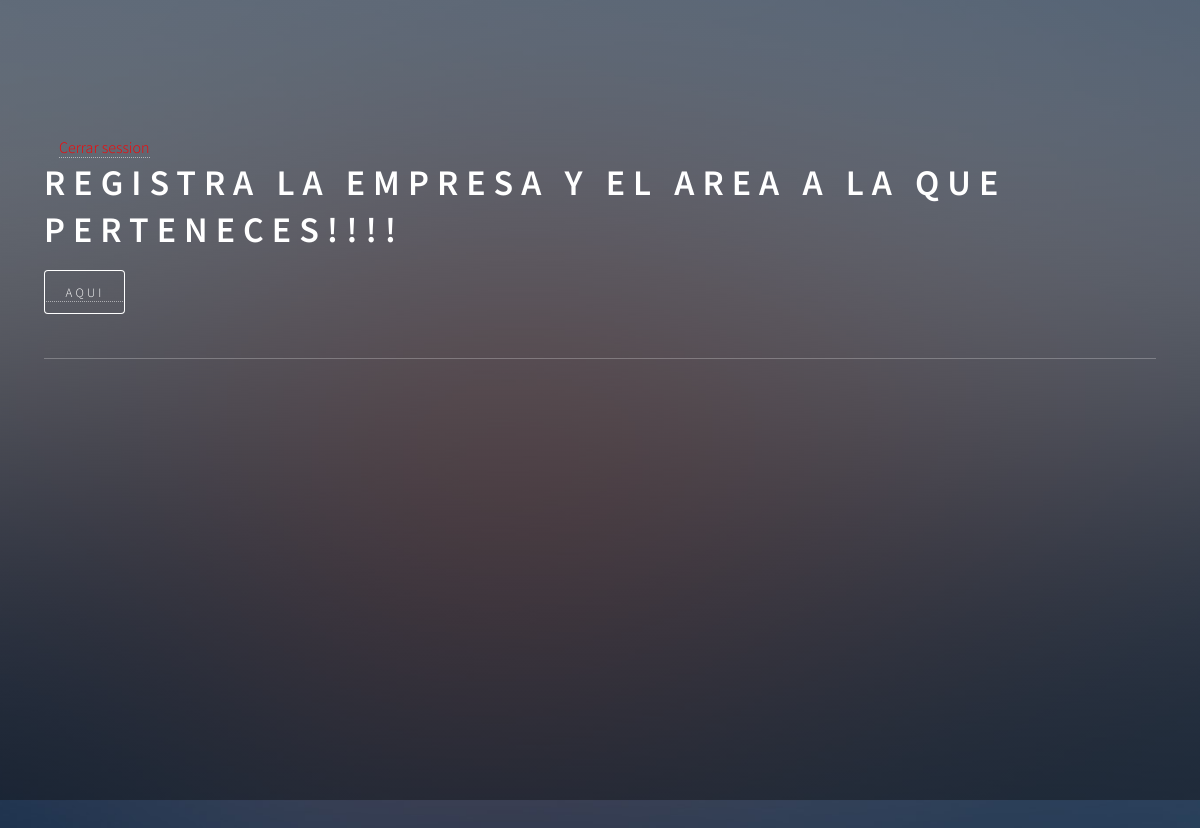
The app's page /agregar_entrada_logistica (signed in), older data.
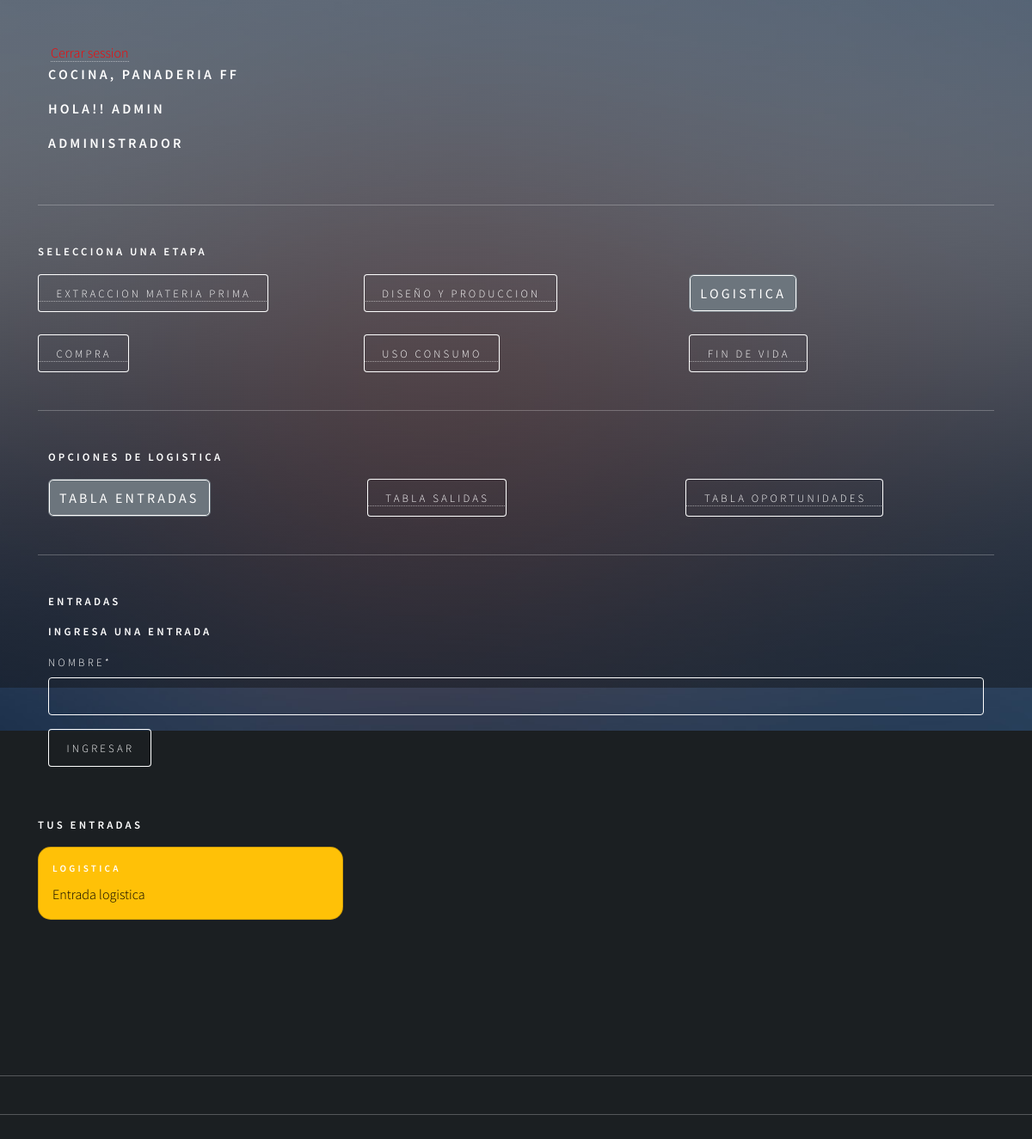
The same page, newer data.
### app/models.py (models this page shows, shortened)
class RegistroTrabajador(models.Model):
    id_registro = models.AutoField(primary_key=True)
    id_usuario = models.ForeignKey(Usuario, on_delete=models.CASCADE)
    descripcion = models.TextField(max_length=160)
    id_area = models.ForeignKey(AreaEmpresa, on_delete=models.CASCADE)

class AreaEmpresa(models.Model):
    id_area = models.AutoField(primary_key=True)
    nombre  = models.CharField(max_length=20)
    productos = models.CharField(max_length=50)
    id_empresa = models.ForeignKey(Empresa, on_delete=models.CASCADE)
    def nombre_area(self):
        return "{}, {}". format(self.nombre, self.id_empresa)
    def __str__(self):
        return self.nombre_area()

class Empresa(models.Model):
    id_empresa = models.AutoField(primary_key=True)
    nombre  = models.CharField(max_length=20)
    def __str__(self):
        return self.nombre

class Entrada(models.Model):
    id_entrada = models.AutoField(primary_key=True)
    nombre  = models.CharField(max_length=50)
    fecha =  models.DateTimeField(auto_now_add=True)
    etapa = models.ForeignKey(Etapa, on_delete=models.CASCADE)
    usuario =models.ForeignKey(Usuario, on_delete=models.CASCADE)

class Etapa(models.Model):
    id_etapa = models.AutoField(primary_key=True)
    nombre  = models.CharField(max_length=50)
    fecha_inicio  = models.DateField()
    fecha_termino  = models.DateField()
    area = models.ForeignKey(AreaEmpresa, on_delete=models.CASCADE)
    ciclo = models.ForeignKey(CicloArea, on_delete=models.CASCADE)
    activo = models.BooleanField()
    def __str__(self):
        return self.nombre

### user/models.py (models this page shows, shortened)
class Usuario(AbstractUser):
    telefono = models.IntegerField(null=True)

### app/views.py (the view, shortened to what this page needs)
# urls.py: path('agregar_entrada_logistica', agregarEntradaLogistica, name="agregar_entrada_logistica"),
def agregarEntradaLogistica(request):
    if request.user.is_authenticated:
        registros = RegistroTrabajador.objects.filter(id_usuario=request.user)
        etapa = Etapa.objects.values_list("id_etapa", flat=True).filter(nombre="Logistica")
        entradas = Entrada.objects.filter(usuario=request.user)
        data = {
            'form': EntradaForm(),
            'registros': registros,
            'entradas': entradas
        }
        return render(request,'autodiagnostico/logistica/entrada/agregar_entrada.html', data)
    else:
        return render(request, 'autodiagnostico/logistica/entrada/agregar_entrada.html')

### app/forms.py
class EntradaForm(forms.ModelForm):
    class Meta:
        model = Entrada
        fields = 'nombre',

### app/templates/autodiagnostico/logistica/entrada/agregar_entrada.html (shortened to what this page needs)
{% extends 'autodiagnostico/logistica/home_logistica.html' %}
{% load static %}
{% load crispy_forms_tags %}
{% block logistica %}
<div class="container">
    <h4>Entradas</h4>
    <form action="" method="post">
        <h4>Ingresa una entrada</h4>
        {{form | crispy}}
        <div>
            <input type="submit" class="btn btn-primary" value="ingresar">
        </div>
    </form>
</div>
<br>
<h4>Tus entradas</h4>
<div class="row row-cols-1 row-cols-md-3 g-4">
    {% for p in entradas %}
    {% if p.etapa.nombre == "Logistica" %}
        <div class="col">
            <div class="card text-bg-warning">
                <div class="card-body">
                    <h5 class="card-title">{{p.etapa}}</h5>
                    <p class="card-text">{{p.nombre}}</p>
                </div>
            </div>
        </div>
    {% endif %}
    {% endfor %}
</div>
{% endblock logistica %}

### app/templates/autodiagnostico/logistica/home_logistica.html (shortened to what this page needs)
{% extends 'autodiagnostico/auto_diagnostico.html' %}
{% load static %}
{% load crispy_forms_tags %}
{% block body %}
<div class="container-sm">
    <h4>Opciones de logistica</h4>
    <div class="row">
        {% if user.is_staff %}
        <div class="col">
            <a href="{% url 'entradas_logistica' %}"><button type="button" id="entrada">Tabla Entradas</button></a>
        </div>
        <div class="col">
            <a href="{% url 'salida_logistica' %}"><button type="button" id="salida">Tabla Salidas</button></a>
        </div>
        <div class="col">
            <a href="{% url 'oportunidad_logistica' %}"><button type="button" id="oportunidad">Tabla Oportunidades</button></a>
        </div>
        {% endif %}
    </div>
</div>
<hr>
{% block logistica %}{% endblock logistica %}
{% endblock %}

### app/templates/autodiagnostico/auto_diagnostico.html (shortened to what this page needs)
{% load static %}
<!DOCTYPE HTML>
<html>
<head>
    <link href="https://cdn.jsdelivr.net/npm/bootstrap@5.2.0/dist/css/bootstrap.min.css" rel="stylesheet"
>
    <link rel="stylesheet" href="{% static 'css/main.css' %}" />
    <link rel="stylesheet" href="{% static 'css/style.css' %}">
</head>
<body class="is-preload">
    <div id="wrapper">
        <div class="container-sm">
            {% if user.is_authenticated %}
            <a href="{% url 'logout' %}" id="cerrarSesion">Cerrar session</a>
            {% if registros %}
            <div class="container-sm">
                <div class="row">
                        {% for p in registros %}
                        <h3>{{p.id_area}}</h3>
                        {% endfor %}
                        <h3>Hola!! {{user.username}} </h3>
                        {% if user.is_staff %}
                            <h3>Administrador</h3>
                        {% endif %}
                </div>
            </div>
            <hr>
            <h4>Selecciona una Etapa</h4>
            <div class="row">
                <div class="col">
                    <a href="{% url 'extraccion_materiaPrima' %}"><button type="button" id="extraccion">Extraccion
                            Materia Prima</button></a>
                </div>
                <div class="col">
                    <a href="{% url 'diseño_Produccion' %}"><button type="button" id="diseño">Diseño y
                            produccion</button></a>
                </div>
                <div class="col">
                    <a href="{% url 'logistica' %}"><button type="button" id="logistica">Logistica</button></a>
                </div>
            </div>
            <br>
            <div class="row">
                <div class="col">
                    <a href="{% url 'compra' %}"><button type="button" id="compra">Compra</button></a>
                </div>
                <div class="col">
                    <a href="{% url 'uso_consumo' %}"><button type="button" id="uso">Uso consumo</button></a>
                </div>
                <div class="col">
                    <a href="{% url 'fin_vida' %}"><button type="button" id="fin">Fin de vida</button></a>
                </div>
            </div>
            <hr>
            {% block body %}{% endblock %}
        </div>
        {% else %}
        <h1>Registra la empresa y el area a la que perteneces!!!!</h1>
        <a href="{% url 'agregar_Area' user.id  %}"><button type="button">Aqui</button></a>
        {% endif %}
        {% else %}
        <h1>Inicia Session</h1>
        <p>Para acceder a tu Auto Diagnostico </p>
        <a href="{% url 'login'  %}"><button type="button">Inicia Session</button></a>
        {% endif %}
        <hr>
    </div>
    <hr>
    <hr>
    </div>
    <br>
    <br>
    <div id="bg"></div>
</body>
</html>

### static/css/style.css (style rules this page uses)
.card { background-color: rgba(27, 31, 34, 0.85); border-radius: 15px; }
#cerrarSesion { color: red; text-decoration: none; margin-left: 15px; }

Row changes from the older to the newer data that the page shows:
added RegistroTrabajador: id_area "COCINA, PANADERIA FF"
now on this page (row edited): Usuario: username "ADMIN"
added Entrada: etapa "LOGISTICA", nombre "Entrada logistica"
Text that changed along with them:
form field value: (not shown) → "ingresar"
text no longer shown: "REGISTRA LA EMPRESA Y EL AREA A LA QUE PERTENECES!!!! AQUI"
text now shown: "HOLA!! ADMINISTRADOR SELECCIONA UNA ETAPA EXTRACCION MATERIA PRIMA DISEÑO Y PRODUCCION LOGISTICA COMPRA USO CONSUMO FIN DE VIDA OPCIONES DE LOGISTICA TABLA ENTRADAS TABLA SALIDAS TABLA OPORTUNIDADES ENTRADAS INGRESA UNA ENTRADA NOMBRE * TUS ENTRADAS"
